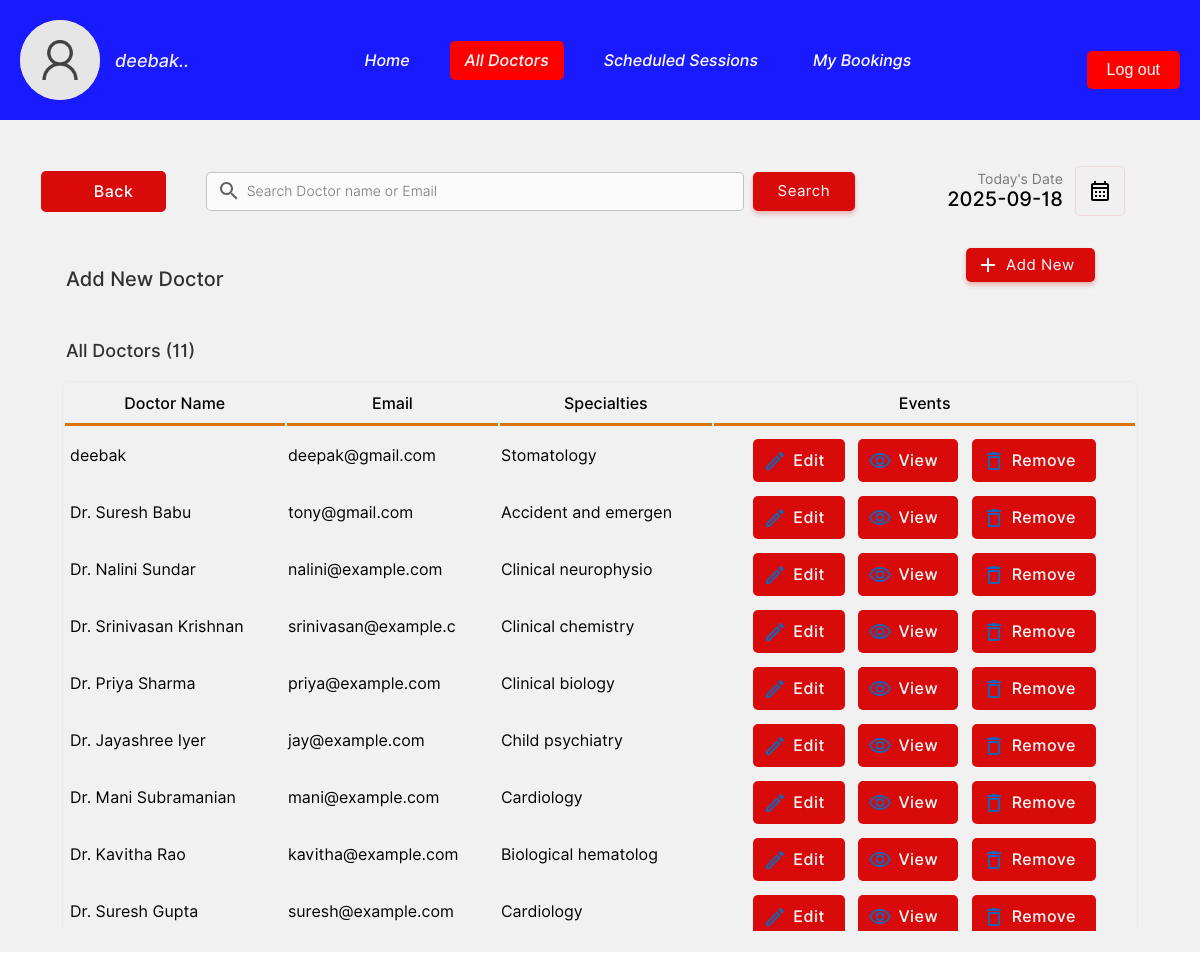
Screenshot of /edoc-doctor-appointment-system-main/doctor/doctors.php (signed in) with the database file from the repository.
### tables this page shows
CREATE TABLE `doctor` (
  `docid` int(11) NOT NULL,
  `docemail` varchar(255) DEFAULT NULL,
  `docname` varchar(255) DEFAULT NULL,
  `docpassword` varchar(255) DEFAULT NULL,
  `docnic` varchar(15) DEFAULT NULL,
  `doctel` varchar(15) DEFAULT NULL,
  `specialties` int(50) DEFAULT NULL,
  `location` varchar(50) NOT NULL,
  `specialization` varchar(50) NOT NULL,
  `hospital` varchar(50) NOT NULL
);

CREATE TABLE `specialties` (
  `id` int(2) NOT NULL,
  `sname` varchar(50) DEFAULT NULL
);

### edoc-doctor-appointment-system-main/doctor/doctors.php (the view, shortened to what this page needs)
<!DOCTYPE html>
<html lang="en">
<head>
    <link rel="stylesheet" href="../css/animations.css">
    <link rel="stylesheet" href="../css/main.css">
    <link rel="stylesheet" href="../css/admin.css">
</head>
<body>
    <?php
    include("../connection.php");
    ?>
     <div class="top-bar">
    <div class="profile-header">
        <img src="../img/user.png" alt="">
        <div class="profile-text">
            <p class="profile-title">deebak..</p>
        </div>
    </div>
    <nav class="navbar">
        <a href="index.php">Home</a>
        <a href="doctors.php" class="menu-active">All Doctors</a>
        <a href="schedule.php">Scheduled Sessions</a>
        <a href="appointment.php">My Bookings</a>
    </nav>
    <a href="../logout.php">
        <button class="logout-btn">Log out</button>
    </a>
</div>
        <div class="dash-body">
            <table border="0" width="100%" style=" border-spacing: 0;margin:0;padding:0;margin-top:25px; ">
                <tr >
                    <td width="13%">
                        <a href="doctors.php" ><button  class="login-btn btn-primary-soft btn btn-icon-back"  style="padding-top:11px;padding-bottom:11px;margin-left:20px;width:125px"><font class="tn-in-text">Back</font></button></a>
                    </td>
                    <td>
                        <form action="" method="post" class="header-search">
                            <input type="search" name="search" class="input-text header-searchbar" placeholder="Search Doctor name or Email" list="doctors">&nbsp;&nbsp;
                            <?php
                                $list11 = $database->query("select  docname,docemail from  doctor;");
?>
                            <input type="Submit" value="Search" class="login-btn btn-primary btn" style="padding-left: 25px;padding-right: 25px;padding-top: 10px;padding-bottom: 10px;">
                        </form>
                    </td>
                    <td width="15%">
                        <p style="font-size: 14px;color: rgb(119, 119, 119);padding: 0;margin: 0;text-align: right;">
                            Today's Date
                        </p>
                        <p class="heading-sub12" style="padding: 0;margin: 0;">
                            <?php
                        $date = date('Y-m-d');
                        echo $date;
                        ?>
                        </p>
                    </td>
                    <td width="10%">
                        <button  class="btn-label"  style="display: flex;justify-content: center;align-items: center;"><img src="../img/calendar.svg" width="100%"></button>
                    </td>
                </tr>
                <tr >
                    <td colspan="2" style="padding-top:30px;">
                        <p class="heading-main12" style="margin-left: 45px;font-size:20px;color:rgb(49, 49, 49)">Add New Doctor</p>
                    </td>
                    <td colspan="2">
                        <a href="?action=add&id=none&error=0" class="non-style-link"><button  class="login-btn btn-primary btn button-icon"  style="display: flex;justify-content: center;align-items: center;margin-left:75px;background-image: url('../img/icons/add.svg');">Add New</font></button>
                            </a></td>
                </tr>
                <tr>
                    <td colspan="4" style="padding-top:10px;">
                        <p class="heading-main12" style="margin-left: 45px;font-size:18px;color:rgb(49, 49, 49)">All Doctors (<?php echo $list11->num_rows; ?>)</p>
                    </td>
                </tr>
                <?php
                    if($_POST){
                        $keyword=$_POST["search"];
                        $sqlmain= "select * from doctor where docemail='$keyword' or docname='$keyword' or docname like '$keyword%' or docname like '%$keyword' or docname like '%$keyword%'";
                    }else{
                        $sqlmain= "select * from doctor order by docid desc";
                    }
                ?>
                <tr>
                   <td colspan="4">
                       <center>
                        <div class="abc scroll">
                        <table width="93%" class="sub-table scrolldown" border="0">
                        <thead>
                        <tr>
                                <th class="table-headin">
                                Doctor Name
                                </th>
                                <th class="table-headin">
                                    Email
                                </th>
                                <th class="table-headin">
                                    Specialties
                                </th>
                                <th class="table-headin">
                                    Events
                                </tr>
                        </thead>
                        <tbody>
                            <?php
                                $result= $database->query($sqlmain);
                                if($result->num_rows==0){
                                    echo '<tr>
                                    <td colspan="4">
                                    <br><br><br><br>
                                    <center>
                                    <img src="../img/notfound.svg" width="25%">
                                    <br>
                                    <p class="heading-main12" style="margin-left: 45px;font-size:20px;color:rgb(49, 49, 49)">We  couldnt find anything related to your keywords !</p>
                                    <a class="non-style-link" href="doctors.php"><button  class="login-btn btn-primary-soft btn"  style="display: flex;justify-content: center;align-items: center;margin-left:20px;">&nbsp; Show all Doctors &nbsp;</font></button>
                                    </a>
                                    </center>
                                    <br><br><br><br>
                                    </td>
                                    </tr>';
                                }
                                else{
                                for ( $x=0; $x<$result->num_rows;$x++){
                                    $row=$result->fetch_assoc();
                                    $docid=$row["docid"];
                                    $name=$row["docname"];
                                    $email=$row["docemail"];
                                    $spe=$row["specialties"];
                                    $spcil_res= $database->query("select sname from specialties where id='$spe'");
                                    $spcil_array= $spcil_res->fetch_assoc();
                                    $spcil_name=$spcil_array["sname"];
                                    echo '<tr>
                                        <td> &nbsp;'.
                                        substr($name,0,30)
                                        .'</td>
                                        <td>
                                        '.substr($email,0,20).'
                                        </td>
                                        <td>
                                            '.substr($spcil_name,0,20).'
                                        </td>
                                        <td>
                                        <div style="display:flex;justify-content: center;">
                                        <a href="?action=edit&id='.$docid.'&error=0" class="non-style-link"><button  class="btn-primary-soft btn button-icon btn-edit"  style="padding-left: 40px;padding-top: 12px;padding-bottom: 12px;margin-top: 10px;"><font class="tn-in-text">Edit</font></button></a>
                                        &nbsp;&nbsp;&nbsp;
                                        <a href="?action=view&id='.$docid.'" class="non-style-link"><button  class="btn-primary-soft btn button-icon btn-view"  style="padding-left: 40px;padding-top: 12px;padding-bottom: 12px;margin-top: 10px;"><font class="tn-in-text">View</font></button></a>
                                       &nbsp;&nbsp;&nbsp;
                                       <a href="?action=drop&id='.$docid.'&name='.$name.'" class="non-style-link"><button  class="btn-primary-soft btn button-icon btn-delete"  style="padding-left: 40px;padding-top: 12px;padding-bottom: 12px;margin-top: 10px;"><font class="tn-in-text">Remove</font></button></a>
                                        </div>
                                        </td>
                                    </tr>';
                                }
                            }
                            ?>
                            </tbody>
                        </table>
                        </div>
                        </center>
                   </td>
                </tr>
            </table>
        </div>
</body>
</html>

### edoc-doctor-appointment-system-main/css/main.css (style rules this page uses)
:root { --primarycolor: #d8740a; --primarycolorhover: #d35800ee; --btnice:#D8EBFA; --btnnicetext:#d5650f; }
body { margin: 0; padding: 0; border-spacing: 0; font-family: 'Inter', sans-serif; }
.input-text { border-radius: 4px; border: 0.5px solid rgb(226, 226, 226); padding: 10px; width: 92%; transition: 0.2s; outline: none; }
.input-text { border: 1px solid #e9ecef; font-size: 14px; line-height: 26px; background-color: #fff; display: block; width: 100%; padding: .375rem .75rem; font-weight: 300; line-height: 1.5; color: #212529; background-color: #fff; background-clip: padding-box; -webkit-appearance: none; -moz-appearance: none; appearance: none; border-radius: .25rem; transition: border-color .15s ease-in-out,box-shadow .15s ease-in-out; }
.input-text::placeholder { font-family: 'Inter', sans-serif; }
.btn { cursor: pointer; padding: 8px 20px; outline: none; text-decoration: none; font-size: 15px; letter-spacing: 0.5px; transition: all 0.3s; border-radius: 5px; font-family: 'Inter', sans-serif; }
.btn-primary { background-color:#d80a0a ; border:#d80a0a ; color: rgb(255, 255, 255) ; box-shadow: 0 3px 5px 0 rgba(212, 30, 30, 0.3); }
.btn-primary-soft { background-color: #d80a0a ; color:#fefcfc; font-weight: 500; font-size: 16px; border: none; }
.non-style-link:link, .non-style-link:visited, .non-style-link:hover, .non-style-link:active { text-decoration: none; color: rgb(239, 20, 20); }
.btn-label { margin-left: 10px; padding: 12px 12px; outline: none; text-decoration: none; font-size: 15px; letter-spacing: 0.5px; transition: all 0.3s; border-radius: 5px; background-color: #f0f0f073; border: 1px solid rgba(227, 11, 8, 0.1) ; font-family: 'Inter', sans-serif; }
.sub-table { border: 1px solid #ebebeb; border-radius: 8px; }
.table-headin { font-size: 16px; font-weight: 500; padding: 10px; border-bottom: 3px solid var(--primarycolor); }
.abc { width: 100%; height: 550px; overflow: auto; }
input[type=search] { background-image: url('../img/search.svg'); background-position: 10px 50%; background-repeat: no-repeat; transition: 0.5s; padding: 8px 20px 8px 40px; }
.button-icon { background-position: 10px 50%; background-repeat: no-repeat; transition: 0.5s; padding: 8px 20px 8px 40px; }
.menu-active { color: var(--primarycolor); background-color: var(); }
.btn-icon-back { background-image: url('../img/icons/back-iceblueeee.svg'); background-position: 18px 50%; background-repeat: no-repeat; transition: 0.5s; padding: 8px 20px 8px 40px; }
.btn-edit { background-image: url('../img/icons/edit-iceblue.svg'); }
.btn-view { background-image: url('../img/icons/view-iceblue.svg'); }
.btn-delete { background-image: url('../img/icons/delete-iceblue.svg'); }

### edoc-doctor-appointment-system-main/css/admin.css (style rules this page uses)
.profile-title { font-weight: 500; color: #edeff5; font-size: 22px; margin: 0; }
.logout-btn { margin-top: 20px; width: 100%; text-align: center; padding: 10px; background-color: red; color: white; border-radius: 5px; cursor: pointer; border: none; }
.dash-body { width: 100%; padding: 20px; background-color: #f1f1f1; }
.header-search { display: flex; justify-content: center; }
.header-searchbar { width: 75%; background-color: rgba(255, 255, 255, 0.705); border: 0.5px solid rgba(190, 190, 190, 0.884); padding: 8px; border-radius: 5px; }
.heading-main12 { font-weight: 500; font-size: 25px; }
.heading-sub12 { font-weight: 500; font-size: 20px; text-align: right; }

### edoc-doctor-appointment-system-main/doctor/doctors.php (style rules this page uses)
.top-bar { display: flex; align-items: center; justify-content: space-between; background-color: #1a1aff; padding: 20px; color: white; flex-wrap: wrap; }
.profile-header { display: flex; align-items: center; gap: 15px; }
.profile-header img { width: 80px; height: 80px; border-radius: 50%; background: lightgray; }
.profile-text { display: flex; flex-direction: column; }
.profile-title { font-size: 18px; font-weight: bold; color: #edeff5; }
.navbar { display: flex; gap: 25px; }
.navbar a { text-decoration: none; color: white; font-size: 16px; font-weight: bold; padding: 10px 15px; border-radius: 5px; transition: background 0.3s; }
.navbar a:hover, .navbar .menu-active { background-color: red; }
.logout-btn { background-color: red; color: white; border: none; padding: 10px 20px; border-radius: 5px; font-size: 16px; cursor: pointer; }

### rows the page displays
doctor: docname "deebak", docemail "deepak@gmail.com", specialties.sname "Stomatology"
doctor: docname "Dr. Suresh Babu", docemail "tony@gmail.com", specialties.sname "Accident and emergen"
doctor: docname "Dr. Nalini Sundar", docemail "nalini@example.com", specialties.sname "Clinical neurophysio"
doctor: docname "Dr. Srinivasan Krishnan", docemail "srinivasan@example.c", specialties.sname "Clinical chemistry"
doctor: docname "Dr. Priya Sharma", docemail "priya@example.com", specialties.sname "Clinical biology"
doctor: docname "Dr. Jayashree Iyer", docemail "jay@example.com", specialties.sname "Child psychiatry"
doctor: docname "Dr. Mani Subramanian", docemail "mani@example.com", specialties.sname "Cardiology"
doctor: docname "Dr. Kavitha Rao", docemail "kavitha@example.com", specialties.sname "Biological hematolog"
doctor: docname "Dr. Suresh Gupta", docemail "suresh@example.com", specialties.sname "Cardiology"

### other values shown
$list11->num_rows "11"
